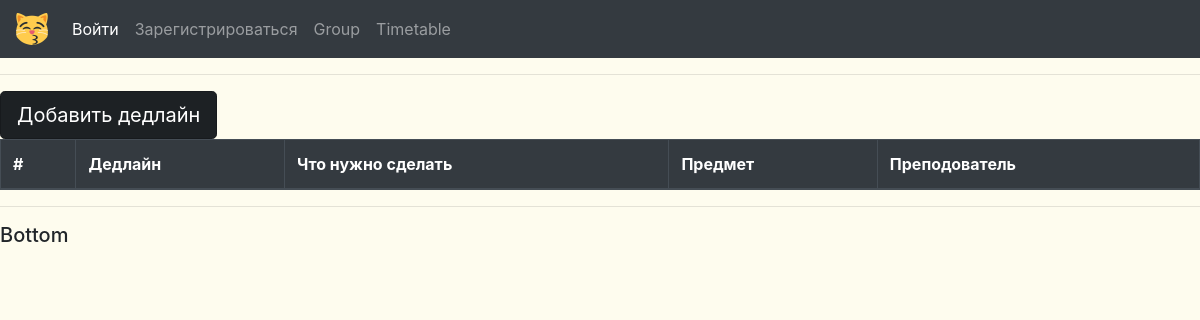
The app's page /deadlines/, older data.
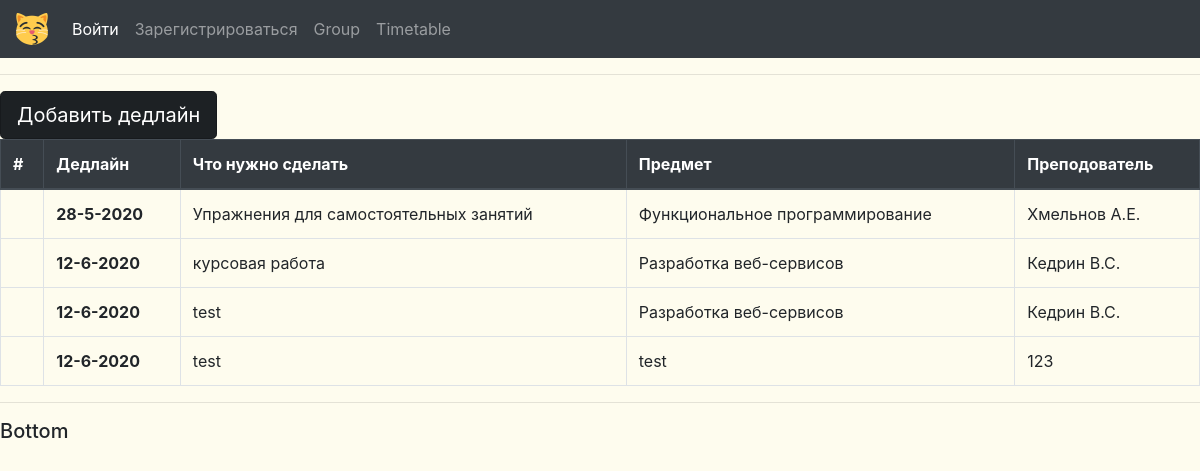
The same page, newer data.
### login/models.py (models this page shows, shortened)
class deadlines(models.Model):
    deadlines = models.DateTimeField()
    name = models.CharField(max_length=250, null=True)
    description = models.CharField(max_length=250, null=True)
    subject = models.CharField(max_length=250, null=True)
    teacher = models.CharField(max_length=150, null=True)
    group = models.CharField(max_length=150, null=True)

### login/templates/login/deadlines_list.html (shortened to what this page needs)
{% extends 'login/main.html' %}
{% block content %}
<a href="add" class="btn btn-dark btn-lg active " role="button" aria-pressed="true">Добавить дедлайн</a>
<table class="table table-bordered">
    <thead class="thead-dark">
      <tr>
        <th>#</th>
        <th>Дедлайн</th>
        <th>Что нужно сделать</th>
        <th>Предмет</th>
        <th>Преподователь</th>
      </tr>
    </thead>
    <tbody>
        {%  for val in object_list %}
            <tr>
                <th scope="row"></th>
                <th>{{val.deadlines|date:"d-n-Y"}}</th>
                <td>{{val.name}}</td>
                <td>{{val.subject}}</td>
                <td>{{val.teacher}}</td>
            </tr>
        {%  endfor %}
    </tbody>
  </table>
{% endblock%}

Row changes from the older to the newer data that the page shows:
added deadlines: deadlines "28-5-2020", name "Упражнения для самостоятельных занятий", subject "Функциональное программирование", teacher "Хмельнов А.Е."
added deadlines: deadlines "12-6-2020", name "курсовая работа", subject "Разработка веб-сервисов", teacher "Кедрин В.С."
added deadlines: deadlines "12-6-2020", name "test", subject "Разработка веб-сервисов", teacher "Кедрин В.С."
added deadlines: deadlines "12-6-2020", name "test", subject "test", teacher "123"
